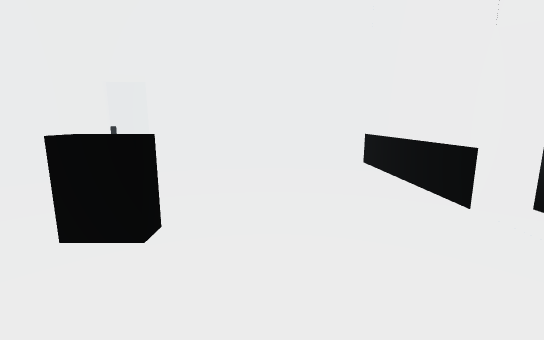
View 1 (above)

16 first-person views from a walk through a 3-D level made in the Unity game engine. The camera is 1.4 m above the floor, tilts 10° down and sees 90° across. The floor is counted in squares, 1 m on a side. Each view is taken from the middle of a square. On the plan, view 1 faces up. The plan holds only what a view shows up to about 13 squares ahead; the rest is blank. The place goes on beyond the plan.

View 2
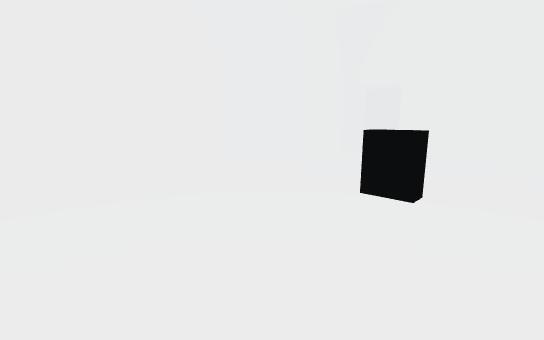

View 3
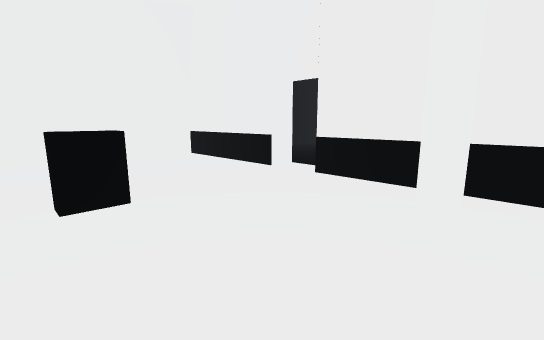

View 4
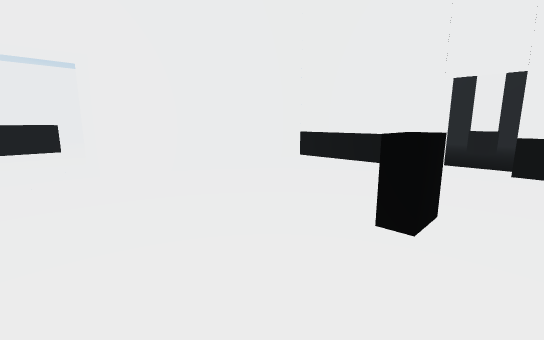

View 5
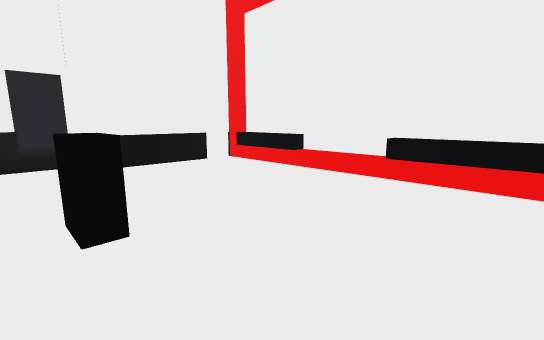

View 6
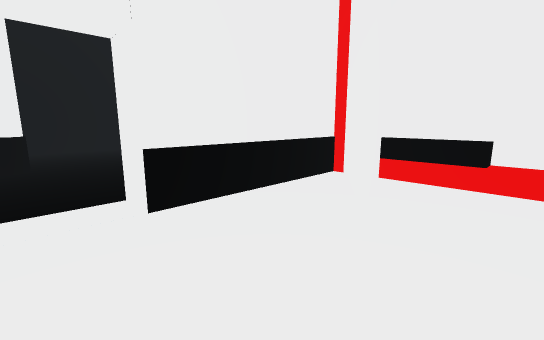

View 7
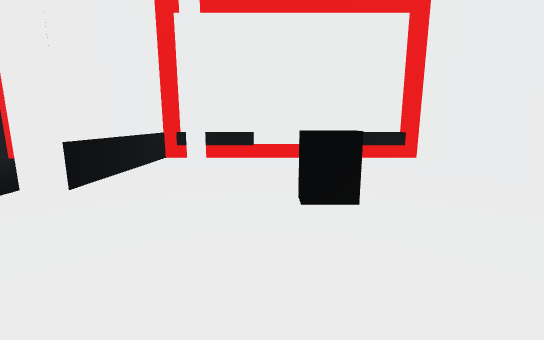

View 8
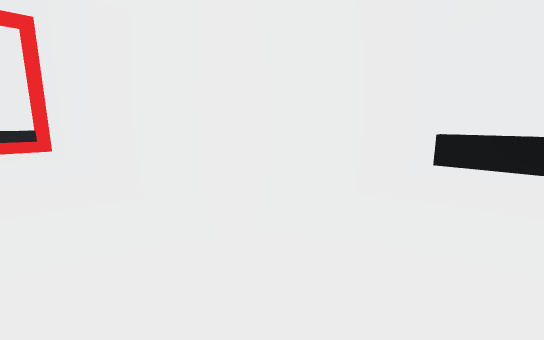

View 9
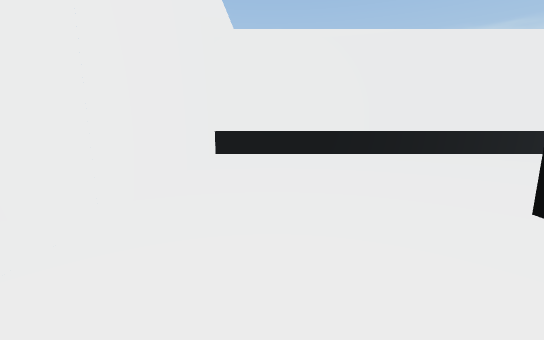

View 10
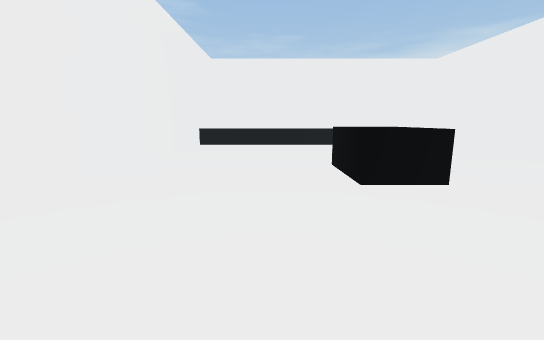

View 11
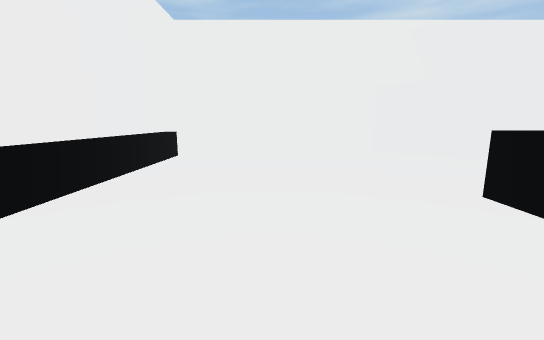

View 12
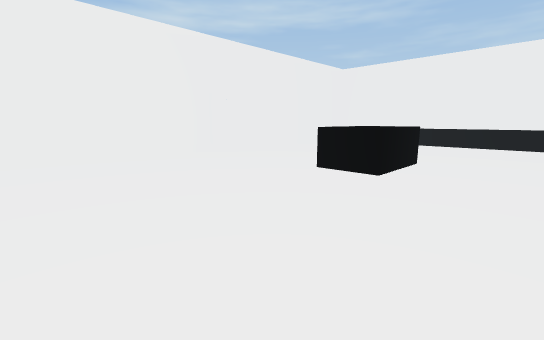

View 13
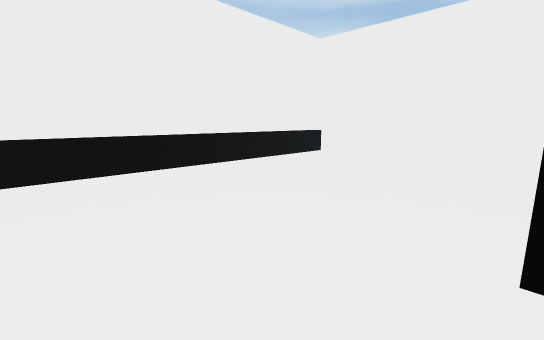

View 14
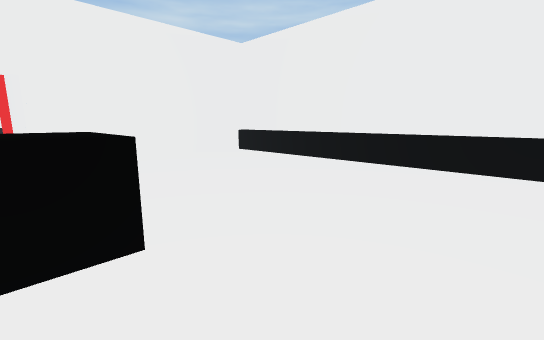

View 15
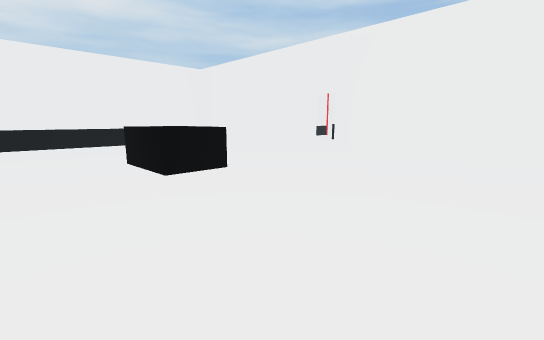

View 16
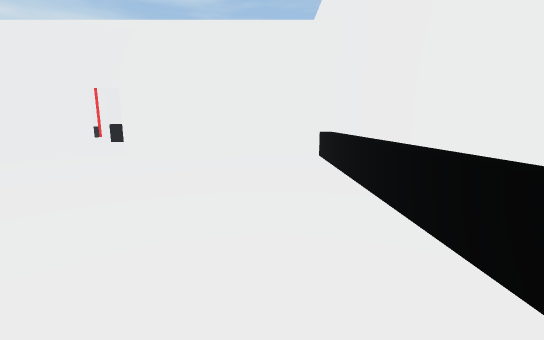

### Floor plan
Points are (right, up) in squares from view 1. A wall is a line through its corners. A room is listed if a view was taken in it or the views show most of it. See-through windows are left out.
Room 1 (views 1, 2, 3, 4, 5, 6, 7)
walls: (4.4, 4.2) (3.2, 4.2) (3.2, 9.5) (-4.3, 9.5) (-4.3, 11.5); (1.9, -1.3) (1.3, -1.3) (1.3, -0.8) (1.8, -0.8); (-4.5, -3.3) (1.5, -3.3); (3.2, -2.8) (3.2, 2.5) (4.2, 2.5); (-6.7, 11.5) (-6.7, -2.8) (-5.5, -2.8)
low walls: (-4.5, -2.8) (-4, -2.8); (0.9, -2.8) (1.5, -2.8)
ways out: opening at (3.5, 3.5); gap at (2, -1)
objects: other object (-2, 3)
Room 2 (views 8, 9, 10, 11, 12, 13, 14, 15, 16)
walls: (-4.3, 11.5) (4.5, 11.5) (4.5, 23); (-15.5, 23.5) (-15.5, 11.5) (-6.7, 11.5)
low walls: (-15, 23.5) (-15, 11.5); (4, 11.5) (4, 23.1)
objects: other object (-7, 18) to (-4, 20)

Where each view was taken, in squares from view 1:
view 1: 0 up, 0 right, facing up
view 2: 2 down, 0 right, facing up-left
view 3: 2 down, 3 left, facing up-right
view 4: 2 up, 6 left, facing up-right
view 5: 4 up, 6 left, facing down-right
view 6: 4 up, 1 left, facing down-right
view 7: 8 up, 1 left, facing down
view 8: 14 up, 5 left, facing down-left
view 9: 14 up, 3 left, facing left
view 10: 16 up, 2 right, facing left
view 11: 23 up, 0 right, facing down
view 12: 23 up, 3 right, facing down-left
view 13: 23 up, 4 left, facing down-right
view 14: 23 up, 6 left, facing down-left
view 15: 23 up, 14 left, facing down-right
view 16: 23 up, 13 left, facing down
